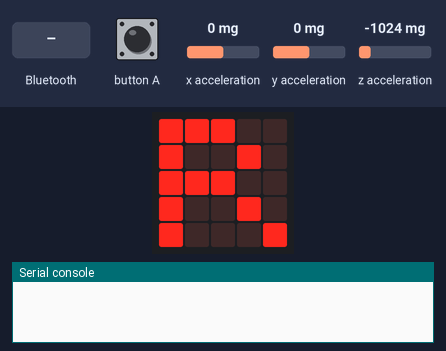
A program run on a simulated BBC micro:bit (MakeCode). Shown: the board's 5×5 LED display, the last lines printed to the serial console. The inputs (shaded band) are chosen by the test bench; at power-on: x acceleration 0 mg, y acceleration 0 mg, z acceleration -1024 mg.

Above: at 0.1 s.
2.5 s: a phone connects over Bluetooth
At 2.9 s:
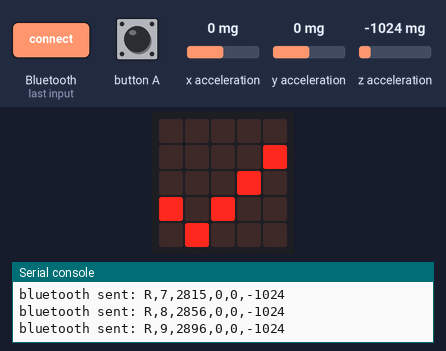
4.6 s: a phone disconnects over Bluetooth
At 5.3 s:
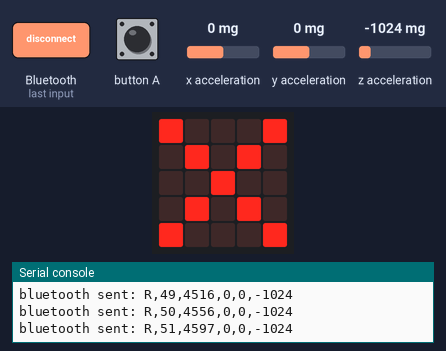
6.1 s: button A pressed for 0.15 s
At 8.0 s:
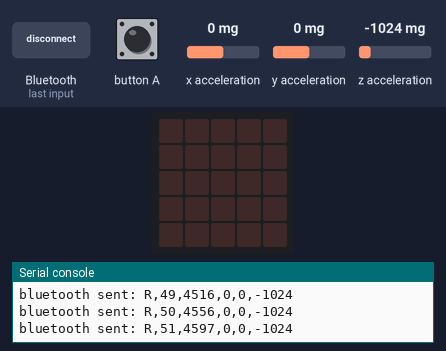
Timing chart, 0 to 9.5 s (numbered marks = the images above; inputs shaded):
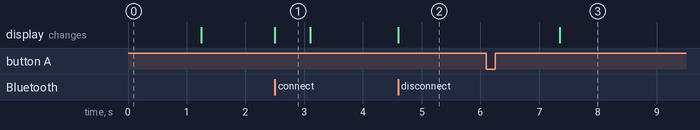

Measured:
- after the input at 2.5 s, the display: changes at once (image 1)
- after the input at 4.6 s, the display: changes at once (image 2)
- after the input at 6.1 s, the display: changes after 1.3 s (image 3)
- what the display in image 1 shows lasts 0.6 s, from 2.5 s to 3.1 s

The program:

main.ts
```typescript
/**
 * StrideIQ — Right Foot Node
 *
 * micro:bit V2, MakeCode (JavaScript), requires the "Bluetooth" extension
 *
 * Streams raw accelerometer readings over BLE UART to the Raspberry Pi.
 *
 * Kept deliberately dumb per config.py's design principle: no computation
 *
 * on-device, just sample + send. Peak detection, filtering, and feature
 *
 * extraction all happen on the Pi.
 */
bluetooth.onBluetoothConnected(function () {
bleConnected = true
basic.showIcon(IconNames.Yes)
basic.clearScreen()
})
bluetooth.onBluetoothDisconnected(function () {
bleConnected = false
basic.showIcon(IconNames.No)
})
// ------------------------------------------------------------
// Visual connection status while idle — helps debug mounting/BLE
// on a real run without needing the Pi's logs open
// ------------------------------------------------------------
input.onButtonPressed(Button.A, function () {
if (bleConnected) {
basic.showIcon(IconNames.Yes)
    } else {
basic.showIcon(IconNames.No)
    }
basic.pause(500)
basic.clearScreen()
})
function triggerFeedback (code: string) {
// Different pattern per issue type — lets the runner distinguish
// feedback types by feel/sound without looking at the device
if (code == "HIGH_IMPACT") {
basic.showIcon(IconNames.Square)
music.playTone(880, music.beat(BeatFraction.Half))
    } else if (code == "ASYMMETRY") {
basic.showIcon(IconNames.Triangle)
music.playTone(660, music.beat(BeatFraction.Half))
    } else {
basic.showIcon(IconNames.Diamond)
music.playTone(440, music.beat(BeatFraction.Half))
    }
basic.pause(600)
basic.clearScreen()
}
// ------------------------------------------------------------
// Listen for feedback commands from the Pi
// Expected RX format: "FEEDBACK,<code>"  e.g. "FEEDBACK,HIGH_IMPACT"
// ------------------------------------------------------------
bluetooth.onUartDataReceived(serial.delimiters(Delimiters.NewLine), function () {
msg = bluetooth.uartReadUntil(serial.delimiters(Delimiters.NewLine))
parts = msg.split(",")
if (parts[0] == "FEEDBACK") {
triggerFeedback(parts[1])
    }
})
let packetSeq = 0
let payload = ""
let ts = 0
let az = 0
let ay = 0
let ax = 0
let parts: string[] = []
let msg = ""
let bleConnected = false
// ------------------------------------------------------------
// Config — must match backend/config.py exactly
// ------------------------------------------------------------
let DEVICE_NAME = "StrideIQ-FootR"
// 50 Hz, matches DEFAULT_SAMPLING_RATE
let SAMPLE_INTERVAL_MS = 20
// prefix so the Pi can tell L and R apart if needed
let NODE_TAG = "R"
// ------------------------------------------------------------
// Bluetooth setup
// ------------------------------------------------------------
bluetooth.setTransmitPower(7)
bluetooth.startUartService()
// ------------------------------------------------------------
// Startup indicator
// ------------------------------------------------------------
basic.showString("R")
basic.pause(500)
basic.clearScreen()
// ------------------------------------------------------------
// Main sampling loop
// ------------------------------------------------------------
basic.forever(function () {
if (bleConnected) {
ax = input.acceleration(Dimension.X)
ay = input.acceleration(Dimension.Y)
az = input.acceleration(Dimension.Z)
ts = input.runningTime()
// CSV format: tag,seq,timestamp_ms,ax,ay,az
// e.g. "R,4821,193882,-102,34,981"
payload = "" + NODE_TAG + "," + packetSeq + "," + ts + "," + ax + "," + ay + "," + az
bluetooth.uartWriteString("" + payload + "\n")
packetSeq += 1
    }
basic.pause(SAMPLE_INTERVAL_MS)
}) 
```
